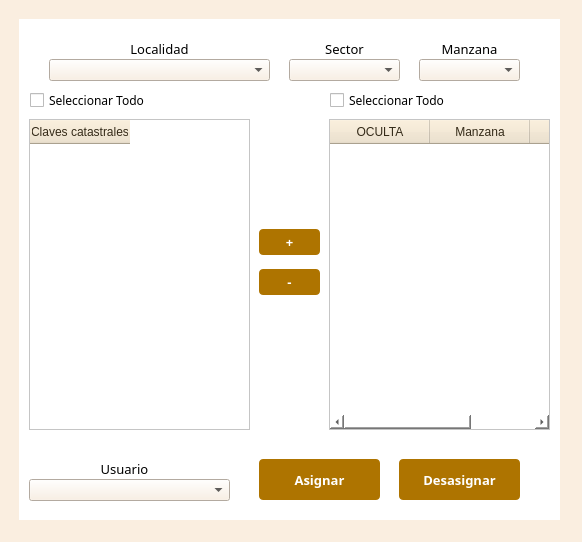
<?xml version="1.0" encoding="UTF-8"?>
<ui version="4.0">
 <class>AsignacionCampoDialogBase</class>
 <widget class="QDialog" name="AsignacionCampoDialogBase">
  <property name="geometry">
   <rect>
    <x>0</x>
    <y>0</y>
    <width>582</width>
    <height>542</height>
   </rect>
  </property>
  <property name="minimumSize">
   <size>
    <width>582</width>
    <height>541</height>
   </size>
  </property>
  <property name="maximumSize">
   <size>
    <width>583</width>
    <height>542</height>
   </size>
  </property>
  <property name="windowTitle">
   <string>Asignacion de Campo</string>
  </property>
  <property name="styleSheet">
   <string notr="true">QDialog{
background : rgb(250,238,224);
}</string>
  </property>
  <widget class="QCheckBox" name="chkTodoMazPred">
   <property name="geometry">
    <rect>
     <x>330</x>
     <y>90</y>
     <width>211</width>
     <height>20</height>
    </rect>
   </property>
   <property name="font">
    <font>
     <family>Century Gothic</family>
    </font>
   </property>
   <property name="text">
    <string>Seleccionar Todo</string>
   </property>
  </widget>
  <widget class="QCheckBox" name="chkTodoClaves">
   <property name="geometry">
    <rect>
     <x>30</x>
     <y>90</y>
     <width>211</width>
     <height>20</height>
    </rect>
   </property>
   <property name="font">
    <font>
     <family>Century Gothic</family>
    </font>
   </property>
   <property name="text">
    <string>Seleccionar Todo</string>
   </property>
  </widget>
  <widget class="QWidget" name="widget" native="true">
   <property name="geometry">
    <rect>
     <x>19</x>
     <y>19</y>
     <width>541</width>
     <height>501</height>
    </rect>
   </property>
   <property name="styleSheet">
    <string notr="true">QWidget{
background : rgb(255,255,255);
}</string>
   </property>
   <widget class="QComboBox" name="cmbLocalidad">
    <property name="geometry">
     <rect>
      <x>30</x>
      <y>40</y>
      <width>221</width>
      <height>22</height>
     </rect>
    </property>
    <property name="styleSheet">
     <string notr="true">QComboBox QAbstractItemView::item { min-height: 25; font-family: &quot;Century Gothic&quot;;}
QListView{color: black ; font-size: 16px; outline:none; font-weight:bold; font-family: &quot;Century Gothic&quot;;}
QListView::item:selected { color: white; background-color:  rgb(250,238,224); font-family: &quot;Century Gothic&quot;;}
QComboBox{
background : rgb(250,238,224);
}</string>
    </property>
   </widget>
   <widget class="QLabel" name="label_3">
    <property name="geometry">
     <rect>
      <x>270</x>
      <y>20</y>
      <width>111</width>
      <height>20</height>
     </rect>
    </property>
    <property name="font">
     <font>
      <family>Century Gothic</family>
      <pointsize>10</pointsize>
     </font>
    </property>
    <property name="text">
     <string>&lt;html&gt;&lt;head/&gt;&lt;body&gt;&lt;p align=&quot;center&quot;&gt;Sector&lt;/p&gt;&lt;/body&gt;&lt;/html&gt;</string>
    </property>
   </widget>
   <widget class="QLabel" name="label_4">
    <property name="geometry">
     <rect>
      <x>400</x>
      <y>20</y>
      <width>101</width>
      <height>20</height>
     </rect>
    </property>
    <property name="font">
     <font>
      <family>Century Gothic</family>
      <pointsize>10</pointsize>
     </font>
    </property>
    <property name="text">
     <string>&lt;html&gt;&lt;head/&gt;&lt;body&gt;&lt;p align=&quot;center&quot;&gt;Manzana&lt;/p&gt;&lt;/body&gt;&lt;/html&gt;</string>
    </property>
   </widget>
   <widget class="QComboBox" name="cmbSector">
    <property name="geometry">
     <rect>
      <x>270</x>
      <y>40</y>
      <width>111</width>
      <height>22</height>
     </rect>
    </property>
    <property name="styleSheet">
     <string notr="true">QComboBox QAbstractItemView::item { min-height: 25; font-family: &quot;Century Gothic&quot;;}
QListView{color: black ; font-size: 16px; outline:none; font-weight:bold; font-family: &quot;Century Gothic&quot;;}
QListView::item:selected { color: white; background-color:  rgb(250,238,224); font-family: &quot;Century Gothic&quot;;}
QComboBox{
background : rgb(250,238,224);
}</string>
    </property>
   </widget>
   <widget class="QLabel" name="label_2">
    <property name="geometry">
     <rect>
      <x>30</x>
      <y>20</y>
      <width>221</width>
      <height>20</height>
     </rect>
    </property>
    <property name="font">
     <font>
      <family>Century Gothic</family>
      <pointsize>10</pointsize>
     </font>
    </property>
    <property name="text">
     <string>&lt;html&gt;&lt;head/&gt;&lt;body&gt;&lt;p align=&quot;center&quot;&gt;Localidad&lt;/p&gt;&lt;/body&gt;&lt;/html&gt;</string>
    </property>
   </widget>
   <widget class="QComboBox" name="cmbManzana">
    <property name="geometry">
     <rect>
      <x>400</x>
      <y>40</y>
      <width>101</width>
      <height>22</height>
     </rect>
    </property>
    <property name="styleSheet">
     <string notr="true">QComboBox QAbstractItemView::item { min-height: 25; font-family: &quot;Century Gothic&quot;;}
QListView{color: black ; font-size: 16px; outline:none; font-weight:bold; font-family: &quot;Century Gothic&quot;;}
QListView::item:selected { color: white; background-color:  rgb(250,238,224); font-family: &quot;Century Gothic&quot;;}
QComboBox{
background : rgb(250,238,224);
}</string>
    </property>
   </widget>
   <widget class="QLabel" name="lblUsuario_2">
    <property name="geometry">
     <rect>
      <x>10</x>
      <y>440</y>
      <width>191</width>
      <height>20</height>
     </rect>
    </property>
    <property name="font">
     <font>
      <family>Century Gothic</family>
      <pointsize>10</pointsize>
     </font>
    </property>
    <property name="text">
     <string>&lt;html&gt;&lt;head/&gt;&lt;body&gt;&lt;p align=&quot;center&quot;&gt;Usuario&lt;/p&gt;&lt;/body&gt;&lt;/html&gt;</string>
    </property>
   </widget>
   <widget class="QPushButton" name="btnAsignar">
    <property name="geometry">
     <rect>
      <x>240</x>
      <y>440</y>
      <width>121</width>
      <height>41</height>
     </rect>
    </property>
    <property name="font">
     <font>
      <family>Century Gothic</family>
      <pointsize>10</pointsize>
      <weight>75</weight>
      <bold>true</bold>
     </font>
    </property>
    <property name="styleSheet">
     <string notr="true">QPushButton{
background : rgb(174, 116, 0);
color : rgb(255, 255, 255);
border-radius : 4px;
}
QPushButton::hover{
background : rgb(104, 69, 13);
color : rgb(255, 255, 255);
border-radius : 4px;
}
QPushButton:disabled {
background: rgb(217, 217, 217)
}</string>
    </property>
    <property name="text">
     <string>Asignar</string>
    </property>
   </widget>
   <widget class="QTableWidget" name="tablaClaves">
    <property name="geometry">
     <rect>
      <x>10</x>
      <y>100</y>
      <width>221</width>
      <height>311</height>
     </rect>
    </property>
    <property name="font">
     <font>
      <family>Century Gothic</family>
     </font>
    </property>
    <property name="styleSheet">
     <string notr="true">QHeaderView::section
{
background-color: rgb(238,225,200);
color : rgb(52, 42, 24 );
text-align: right;
font-size:12px;
height:24px
}</string>
    </property>
    <column>
     <property name="text">
      <string>Claves catastrales</string>
     </property>
    </column>
   </widget>
   <widget class="QPushButton" name="btnMas">
    <property name="geometry">
     <rect>
      <x>240</x>
      <y>210</y>
      <width>61</width>
      <height>26</height>
     </rect>
    </property>
    <property name="font">
     <font>
      <family>Century Gothic</family>
      <pointsize>10</pointsize>
      <weight>75</weight>
      <bold>true</bold>
     </font>
    </property>
    <property name="styleSheet">
     <string notr="true">QPushButton{
background : rgb(174, 116, 0);
color : rgb(255, 255, 255);
border-radius : 4px;
}
QPushButton::hover{
background : rgb(104, 69, 13);
color : rgb(255, 255, 255);
border-radius : 4px;
}
QPushButton:disabled {
background: rgb(217, 217, 217)
}</string>
    </property>
    <property name="text">
     <string>+</string>
    </property>
   </widget>
   <widget class="QPushButton" name="btnMenos">
    <property name="geometry">
     <rect>
      <x>240</x>
      <y>250</y>
      <width>61</width>
      <height>26</height>
     </rect>
    </property>
    <property name="font">
     <font>
      <family>Century Gothic</family>
      <pointsize>10</pointsize>
      <weight>75</weight>
      <bold>true</bold>
     </font>
    </property>
    <property name="styleSheet">
     <string notr="true">QPushButton{
background : rgb(174, 116, 0);
color : rgb(255, 255, 255);
border-radius : 4px;
}
QPushButton::hover{
background : rgb(104, 69, 13);
color : rgb(255, 255, 255);
border-radius : 4px;
}
QPushButton:disabled {
background: rgb(217, 217, 217)
}</string>
    </property>
    <property name="text">
     <string>-</string>
    </property>
   </widget>
   <widget class="QTableWidget" name="tablaMazPred">
    <property name="geometry">
     <rect>
      <x>310</x>
      <y>100</y>
      <width>221</width>
      <height>311</height>
     </rect>
    </property>
    <property name="font">
     <font>
      <family>Century Gothic</family>
     </font>
    </property>
    <property name="styleSheet">
     <string notr="true">QHeaderView::section
{
background-color: rgb(238,225,200);
color : rgb(52, 42, 24 );
text-align: right;
font-size:12px;
height:24px
}</string>
    </property>
    <column>
     <property name="text">
      <string>OCULTA</string>
     </property>
    </column>
    <column>
     <property name="text">
      <string>Manzana</string>
     </property>
    </column>
    <column>
     <property name="text">
      <string>Predio</string>
     </property>
    </column>
   </widget>
   <widget class="QComboBox" name="cmbUsuario">
    <property name="geometry">
     <rect>
      <x>10</x>
      <y>460</y>
      <width>201</width>
      <height>22</height>
     </rect>
    </property>
    <property name="styleSheet">
     <string notr="true">QComboBox QAbstractItemView::item { min-height: 25; font-family: &quot;Century Gothic&quot;;}
QListView{color: black ; font-size: 16px; outline:none; font-weight:bold; font-family: &quot;Century Gothic&quot;;}
QListView::item:selected { color: white; background-color:  rgb(250,238,224); font-family: &quot;Century Gothic&quot;;}
QComboBox{
background : rgb(250,238,224);
}</string>
    </property>
   </widget>
   <widget class="QPushButton" name="btnLiberarAsig">
    <property name="geometry">
     <rect>
      <x>380</x>
      <y>440</y>
      <width>121</width>
      <height>41</height>
     </rect>
    </property>
    <property name="font">
     <font>
      <family>Century Gothic</family>
      <pointsize>10</pointsize>
      <weight>75</weight>
      <bold>true</bold>
     </font>
    </property>
    <property name="styleSheet">
     <string notr="true">QPushButton{
background : rgb(174, 116, 0);
color : rgb(255, 255, 255);
border-radius : 4px;
}
QPushButton::hover{
background : rgb(104, 69, 13);
color : rgb(255, 255, 255);
border-radius : 4px;
}
QPushButton:disabled {
background: rgb(217, 217, 217)
}</string>
    </property>
    <property name="text">
     <string>Desasignar</string>
    </property>
   </widget>
  </widget>
  <zorder>widget</zorder>
  <zorder>chkTodoMazPred</zorder>
  <zorder>chkTodoClaves</zorder>
 </widget>
 <resources/>
 <connections/>
</ui>
